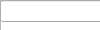
<?xml version="1.0" encoding="UTF-8"?>
<ui version="4.0">
 <class>Dialog</class>
 <widget class="QDialog" Name="Dialog">
  <property Name="geometry">
   <rect>
    <x>0</x>
    <y>0</y>
    <width>632</width>
    <height>504</height>
   </rect>
  </property>
  <property Name="windowTitle">
   <string>Nosmarcal</string>
  </property>
  <widget class="QPlainTextEdit" Name="tmpWidget">
   <property Name="geometry">
    <rect>
     <x>210</x>
     <y>20</y>
     <width>411</width>
     <height>381</height>
    </rect>
   </property>
   <property Name="plainText">
    <string>yvi
</string>
   </property>
  </widget>
  <widget class="QPlainTextEdit" Name="outputTextEdit">
   <property Name="geometry">
    <rect>
     <x>210</x>
     <y>420</y>
     <width>411</width>
     <height>71</height>
    </rect>
   </property>
  </widget>
  <widget class="QLineEdit" Name="inputLineEdit">
   <property Name="geometry">
    <rect>
     <x>10</x>
     <y>20</y>
     <width>181</width>
     <height>471</height>
    </rect>
   </property>
   <property Name="text">
    <string/>
   </property>
   <property Name="alignment">
    <set>Qt::AlignLeading|Qt::AlignLeft|Qt::AlignTop</set>
   </property>
   <property Name="placeholderText">
    <string>Enter your code here</string>
   </property>
  </widget>
 </widget>
 <resources/>
 <connections/>
</ui>
